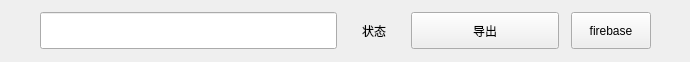
<?xml version="1.0" encoding="UTF-8"?>
<ui version="4.0">
 <class>Form</class>
 <widget class="QWidget" name="Form">
  <property name="geometry">
   <rect>
    <x>0</x>
    <y>0</y>
    <width>690</width>
    <height>62</height>
   </rect>
  </property>
  <property name="windowTitle">
   <string>Form</string>
  </property>
  <widget class="QWidget" name="horizontalLayoutWidget">
   <property name="geometry">
    <rect>
     <x>0</x>
     <y>0</y>
     <width>691</width>
     <height>61</height>
    </rect>
   </property>
   <layout class="QHBoxLayout" name="horizontalLayout" stretch="0,6,1,3,1,0">
    <property name="spacing">
     <number>12</number>
    </property>
    <property name="topMargin">
     <number>12</number>
    </property>
    <property name="bottomMargin">
     <number>12</number>
    </property>
    <item>
     <spacer name="horizontalSpacer">
      <property name="orientation">
       <enum>Qt::Horizontal</enum>
      </property>
      <property name="sizeHint" stdset="0">
       <size>
        <width>40</width>
        <height>20</height>
       </size>
      </property>
     </spacer>
    </item>
    <item>
     <widget class="QLineEdit" name="edt_pull_apk_packagename">
      <property name="sizePolicy">
       <sizepolicy hsizetype="Expanding" vsizetype="Expanding">
        <horstretch>0</horstretch>
        <verstretch>0</verstretch>
       </sizepolicy>
      </property>
     </widget>
    </item>
    <item>
     <widget class="QLabel" name="lb_pull_state">
      <property name="sizePolicy">
       <sizepolicy hsizetype="Expanding" vsizetype="Expanding">
        <horstretch>0</horstretch>
        <verstretch>0</verstretch>
       </sizepolicy>
      </property>
      <property name="text">
       <string>状态</string>
      </property>
      <property name="alignment">
       <set>Qt::AlignCenter</set>
      </property>
     </widget>
    </item>
    <item>
     <widget class="QPushButton" name="btn_pull_apk">
      <property name="sizePolicy">
       <sizepolicy hsizetype="Expanding" vsizetype="Expanding">
        <horstretch>0</horstretch>
        <verstretch>0</verstretch>
       </sizepolicy>
      </property>
      <property name="text">
       <string>导出</string>
      </property>
     </widget>
    </item>
    <item>
     <widget class="QPushButton" name="pushButton_2">
      <property name="sizePolicy">
       <sizepolicy hsizetype="Expanding" vsizetype="Expanding">
        <horstretch>0</horstretch>
        <verstretch>0</verstretch>
       </sizepolicy>
      </property>
      <property name="text">
       <string>firebase</string>
      </property>
     </widget>
    </item>
    <item>
     <spacer name="horizontalSpacer_2">
      <property name="orientation">
       <enum>Qt::Horizontal</enum>
      </property>
      <property name="sizeHint" stdset="0">
       <size>
        <width>40</width>
        <height>20</height>
       </size>
      </property>
     </spacer>
    </item>
   </layout>
  </widget>
 </widget>
 <resources/>
 <connections/>
</ui>
